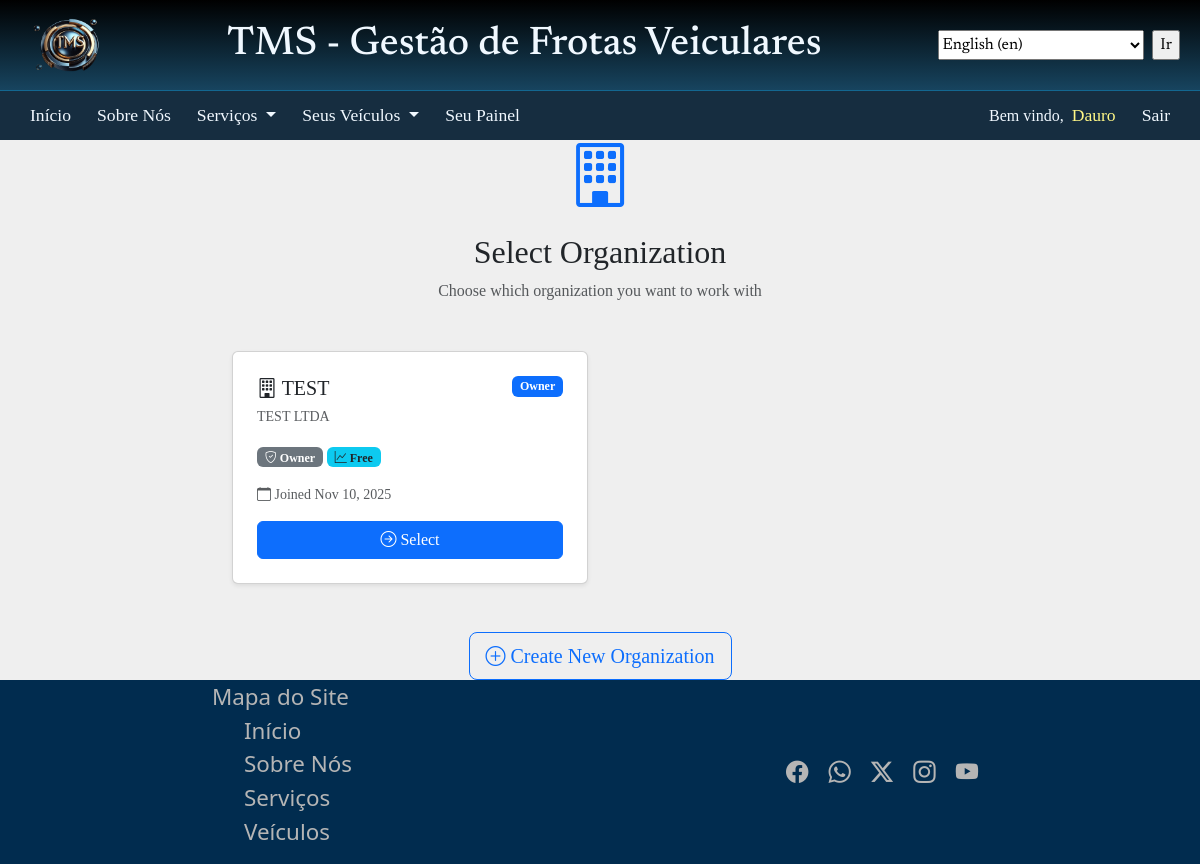
Page /tenants/ (signed in) on the earlier database version.
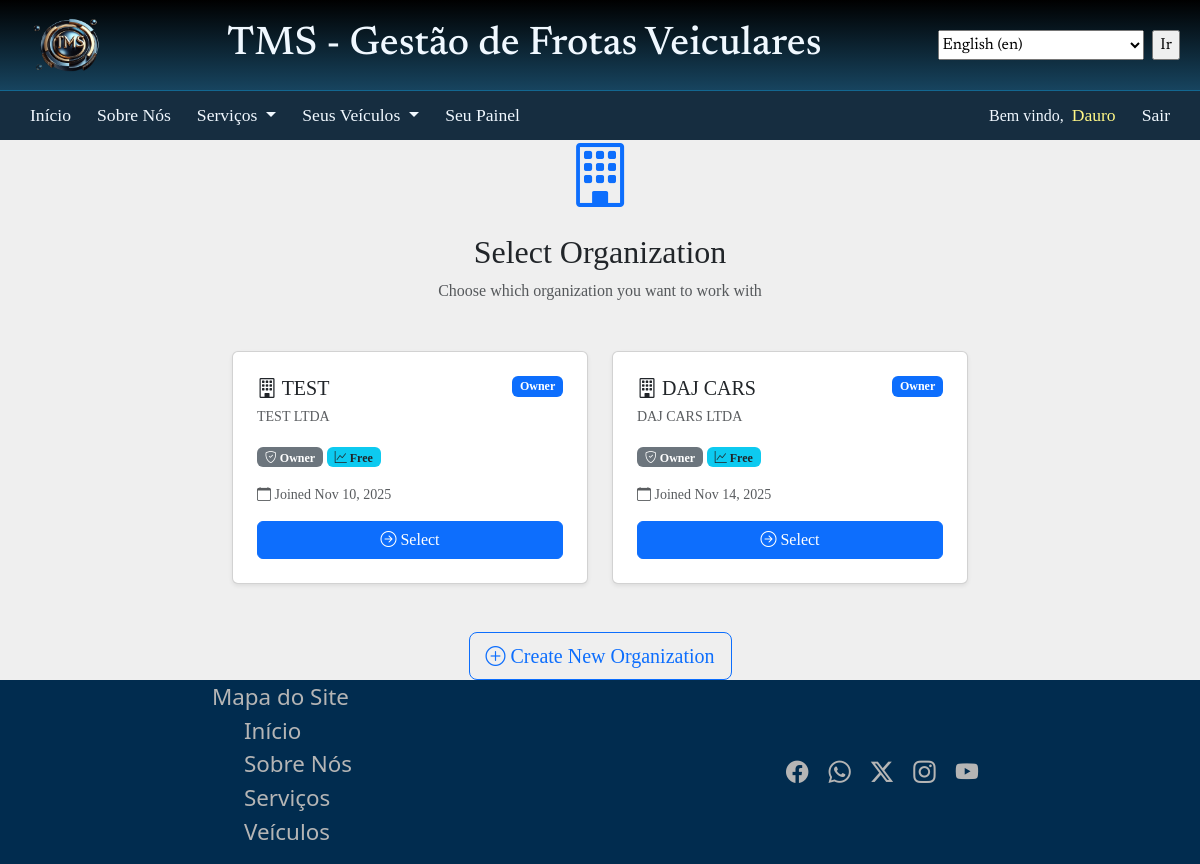
Same page on the later database version.
### accounts/models.py (models this page shows, shortened)
class CustomUser(AbstractUser):
    id = models.UUIDField(primary_key=True, default=uuid.uuid4, editable=False)
    current_tenant = models.ForeignKey(
        'tenants.Tenant',
        on_delete=models.SET_NULL,
        null=True,
        blank=True,
        related_name='current_users',
        help_text=_('Currently active tenant for this user')
    )
    phone = models.CharField(max_length=20, blank=True, null=True)
    document_number = models.CharField(
        max_length=30,
        blank=True,
        null=True,
        help_text=_('Unique identifier like SSN or Tax ID, CPF or CNPJ')
    )
    document_type = models.CharField(
        max_length=6,
        blank=True,
        null=True,
        choices=[
            ('SSN', 'SSN'),
            ('TAXID', 'Tax ID'),
            ('CPF', 'CPF'),
            ('CNPJ', 'CNPJ')
        ],
        default='CPF'
    )
    last_login_tenant = models.ForeignKey(
        'tenants.Tenant',
        on_delete=models.SET_NULL,
        blank=True,
        null=True,
        related_name='last_login_users',
    )
    created_at = models.DateTimeField(auto_now_add=True)
    updated_at = models.DateTimeField(auto_now=True)
    class Meta:
        db_table = 'users'
        indexes = [
            models.Index(fields=['email']),
            models.Index(fields=['document_number'])
        ]
    def get_tenants(self):
        return Tenant.objects.filter(
            members__user=self,
            members__is_active=True,
            is_active=True
        ).distinct()

### tenants/models.py (models this page shows, shortened)
class TenantUser(models.Model):
    ROLE_CHOICES = [
        ("owner", _("Owner")),
        ("admin", _("Administrator")),
        ("manager", _("Manager")),
        ("user", _("User")),
        ("viewer", _("Viewer")),
    ]
    id = models.UUIDField(primary_key=True, default=uuid.uuid4, editable=False)
    user = models.ForeignKey(
        settings.AUTH_USER_MODEL,
        on_delete=models.CASCADE,
        related_name="tenant_memberships",
    )
    tenant = models.ForeignKey(Tenant, on_delete=models.CASCADE, related_name="members")
    role = models.CharField(max_length=30, choices=ROLE_CHOICES, default="user")
    is_owner = models.BooleanField(default=False)
    permissions = models.JSONField(default=list, blank=True)
    joined_at = models.DateTimeField(auto_now_add=True)
    invited_by = models.ForeignKey(
        settings.AUTH_USER_MODEL,
        on_delete=models.CASCADE,
        blank=True,
        null=True,
        related_name="invitations_sent",
    )
    is_active = models.BooleanField(default=True)
    last_access = models.DateTimeField(blank=True, null=True)
    class Meta:
        db_table = "tenant_users"
        unique_together = ["user", "tenant"]
        indexes = [
            models.Index(fields=["tenant", "is_active"]),
            models.Index(fields=["user", "is_active"]),
        ]

class Tenant(models.Model):
    PLAN_CHOICES = [
        ("free", _("Free")),
        ("basic", _("Basic")),
        ("premium", _("Premium")),
        ("entreprise", _("Enterprise")),
    ]
    id = models.UUIDField(primary_key=True, default=uuid.uuid4, editable=False)
    slug = models.SlugField(
        max_length=50,
        unique=True,
        help_text=_("Unique identifier for the tenant, used ni URLs and subdomains"),
    )
    name = models.CharField(max_length=200, help_text=_("Display name"))
    legal_name = models.CharField(max_length=200, help_text=_("Legal company name"))
    document = models.CharField(
        max_length=30,
        unique=True,
        help_text=_("Unique identifier like SSN or Tax ID, CPF or CNPJ"),
    )
    email = models.EmailField(unique=True)
    phone = models.CharField(max_length=30)
    address = models.CharField(max_length=250, null=True, blank=True)
    is_active = models.BooleanField(default=True)
    plan = models.CharField(max_length=20, choices=PLAN_CHOICES, default="free")
    created_at = models.DateTimeField(auto_now_add=True)
    updated_at = models.DateTimeField(auto_now=True)
    settings = models.JSONField(default=None, null=True)
    subscription_expires_at = models.DateTimeField(blank=True, null=True)
    objects = TenantManager()
    class Meta:
        db_table = "tenants"
        indexes = [
            models.Index(fields=["slug"]),
            models.Index(fields=["is_active", "plan"]),
        ]

### tenants/views.py (the view, shortened to what this page needs)
# urls.py: path("", views.TenantSelectView.as_view(), name="select"),
class TenantSelectView(LoginRequiredMixin, ListView):
    template_name = 'tenants/select.html'
    context_object_name = 'memberships'
    def get_queryset(self):
        return self.request.user.tenant_memberships.filter(
            is_active=True
        ).select_related('tenant')

### tenants/context_processors.py (called while the page is built)
def tenant_context(request):
    context = {
        "current_tenant": None,
        "user_tenants": [],
        "is_tenant_owner": False,
        "tenant_role": None,
    }
    if hasattr(request, "tenant") and request.tenant:
        context["current_tenant"] = request.tenant
        if request.user.is_authenticated:
            context["user_tenants"] = request.user.get_tenants()
            try:
                membership = TenantUser.objects.get(
                    user=request.user, tenant=request.tenant, is_active=True
                )
                context["is_tenant_owner"] = membership.is_owner
                context["tenant_role"] = membership.role
            except TenantUser.DoesNotExist:
                pass
    return context

### templates/tenants/select.html (shortened to what this page needs)
{% extends 'base.html' %}
{% load static i18n l10n %}
{% block content %}
<div class="container">
  <div class="row justify-content-center">
    <div class="col-lg-8">
      <div class="text-center mb-5">
        <i class="bi bi-building display-3 text-primary"></i>
        <h2 class="mt-3">{% translate 'Select Organization' %}</h2>
        <p class="text-muted">{% translate 'Choose which organization you want to work with' %}</p>
      </div>
      {% if memberships %}
      <div class="row g-4">
        {% for membership in memberships %}
        <div class="col-md-6">
          <div class="card h-100 shadow-sm card-hover">
            <div class="card-body p-4">
              <div class="d-flex justify-content-between align-items-start mb-3">
                <div>
                  <h5 class="card-title mb-1">
                    <i class="bi bi-building"></i>
                    {{ membership.tenant.name }}
                  </h5>
                  <small class="text-muted">
                    {{ membership.tenant.legal_name }}
                  </small>
                </div>
                {% if membership.is_owner %}
                <span class="badge bg-primary">{% translate 'Owner' %}</span>
                {% endif %}
              </div>
              <div class="mb-3">
                <span class="badge bg-secondary">
                  <i class="bi bi-shield-check"></i>
                  {{ membership.get_role_display }}
                </span>
                <span class="badge bg-info text-dark">
                  <i class="bi bi-graph-up"></i>
                  {{ membership.tenant.get_plan_display }}
                </span>
              </div>
              <div class="text-muted small mb-3">
                <i class="bi bi-calendar"></i>
                Joined {{ membership.joined_at|date:"M d, Y" }}
              </div>
              <form method="post" class="d-grid">
                <button type="submit" class="btn btn-primary">
                  <i class="bi bi-arrow-right-circle"></i> {% translate 'Select' %}
                </button>
              </form>
            </div>
          </div>
        </div>
        {% endfor %}
      </div>
      <div class="text-center mt-5">
        <a href="{% url 'tenants:create' %}" class="btn btn-outline-primary btn-lg">
          <i class="bi bi-plus-circle"></i> {% translate 'Create New Organization' %}
        </a>
      </div>
      {% endif %}
    </div>
  </div>
</div>
{% endblock %}

### templates/base.html (shortened to what this page needs)
{% load static i18n l10n %}
<!DOCTYPE html>
<html lang="en">
<head>
  <link rel="stylesheet" href="{% static 'css/base.css' %}">
  <link href="https://cdn.jsdelivr.net/npm/bootstrap@5.3.3/dist/css/bootstrap.min.css" rel="stylesheet"
>
  <link rel="stylesheet" href="https://cdn.jsdelivr.net/npm/bootstrap-icons@1.11.3/font/bootstrap-icons.min.css">
</head>
<body>
  {% include 'components/_header.html' %}
  {% include 'components/_navbar.html' %}
  <main>
    {% block content %}
    {% endblock content %}
  </main>
  {% include 'components/_footer.html' %}
</body>
</html>

### templates/components/_header.html (shortened to what this page needs)
{% load static i18n l10n %}
<link rel="stylesheet" href="{% static 'css/header.css' %}">
<header>
  <div class="header-top">
    <img class="m-2 logo" src="{% static 'images/logos/3d_logo_transparent.png' %}" alt="">
    <h1 class="header-title">{% translate 'TMS - Gestão de Frotas Veiculares' %}</h1>
    <div class="languages">
      <form action="{% url 'set_language' %}" method="post">
        <select name="language">
          {% get_current_language as LANGUAGE_CODE %}
          {% get_available_languages as LANGUAGES %}
          {% get_language_info_list for LANGUAGES as languages %}
          {% for language in languages %}
          <option value="{{ language.code }}" {% if language.code == LANGUAGE_CODE %} selected {% endif %}>
            {{ language.name_local|capfirst }} ({{ language.code }})
          </option>
          {% endfor %}
        </select>
        <input type="submit" value="{% translate 'Ir' %}">
      </form>
    </div>
  </div>
</header>
          {% get_current_language as LANGUAGE_CODE %}
          {% get_available_languages as LANGUAGES %}
          {% get_language_info_list for LANGUAGES as languages %}

### templates/components/_navbar.html (shortened to what this page needs)
{% load static i18n l10n %}
<link rel="stylesheet" href="{% static 'css/navbar.css' %}">
<nav class="navbar navbar-expand-lg navbar-light sticky-top navbar-top">
  <div class="container-fluid flex-row">
    <ul class="navbar-nav me-auto mb-2 mb-lg-0 nav-menu">
      <li class="nav-item">
        <a class="nav-link" href="{% url 'home' %}">{% translate 'Início' %}</a>
      </li>
      <li class="nav-item">
        <a class="nav-link" href="#">{% translate 'Sobre Nós' %}</a>
      </li>
      <li class="nav-item dropdown">
        <a class="nav-link dropdown-toggle" href="#" role="button" data-bs-toggle="dropdown" aria-expanded="false">
          {% translate 'Serviços' %}
        </a>
      </li>
      {% if user.is_authenticated %}
      <li class="nav-item dropdown">
        <a class="nav-link dropdown-toggle" href="#" role="button" data-bs-toggle="dropdown" aria-expanded="false">
          {% translate 'Seus Veículos' %}
        </a>
      </li>
      <li class="nav-item"><a class="nav-link" href="#">{% translate 'Seu Painel' %}</a></li>
      {% endif %}
    </ul>
    <ul class="navbar-nav ms-auto mb-2 mb-lg-0 nav-signup">
      {% if user.is_authenticated %}
      <li class="nav-item welcome">
        {% translate 'Bem vindo' %}, <a class="nav-link" href="#">{{ user.first_name|default:user.username }}</a>
      </li>
      <li class="nav-item">
        <a class="nav-link" href="#">{% translate 'Sair' %}</a>
      </li>
      {% endif %}
    </ul>
  </div>
</nav>

### templates/components/_footer.html
{% load static i18n l10n %}
<link rel="stylesheet" href="{% static 'css/footer.css' %}">
<footer>
  <div class="footer-top">
    <div class="site-map">{% translate 'Mapa do Site' %}
      <ul>
        <li>{% translate 'Início' %}</li>
        <li>{% translate 'Sobre Nós' %}</li>
        <li>{% translate 'Serviços' %}</li>
        <li>{% translate 'Veículos' %}</li>
      </ul>
    </div>
    <div class="social-media">
      <ul>
        <li style='--i:6;--clr:#1877f2'>
          <a href="#"><i class="bi bi-facebook"></i></a>
        </li>
        <li style='--i:5;--clr:#25d366'>
          <a href="#"><i class="bi bi-whatsapp"></i></a>
        </li>
        <li style='--i:4;--clr:#000000'>
          <a href="#"><i class="bi bi-twitter-x"></i></a>
        </li>
        <li style='--i:3;--clr:#c32aa3'>
          <a href="#"><i class="bi bi-instagram"></i></a>
        </li>
        <li style='--i:2;--clr:#ff0000'>
          <a href="#"><i class="bi bi-youtube"></i></a>
        </li>
      </ul>
    </div>
  </div>
</footer>

### static/css/base.css (style rules this page uses)
html { box-sizing: border-box; padding: 0; margin: 0; }
body { display: flex; flex-direction: column; min-height: 100vh; }
main { display: flex; flex-grow: 1; flex-direction: column; justify-content: center; align-items: center; background: #efefef; font-family: Cambria, Cochin, Georgia, Times, 'Times New Roman', serif; width: 100%; margin: 0; padding: 0; }

### static/css/header.css (style rules this page uses)
header { display: flex; justify-content: center; align-items: center; height: 90px; background: linear-gradient(to bottom, #000000, #17445f); color: aliceblue; padding: 0 20px; }
.header-top { font-family: "Newsreader"; display: flex; flex-direction: row; justify-content: space-between; align-items: center; width: 100%; }
.logo { margin-right: 20px; height: 80px; width: 80px; }
.header-title { flex-grow: 1; text-align: center; }
h1.header-title { padding: 0; margin: 0; }
div.languages { display: flex; align-items: center; }
.languages form select, .languages form input[type="submit"] { height: 30px; margin-left: 5px; align-items: center; }
.languages input[type="submit"] { cursor: pointer; }

### static/css/navbar.css (style rules this page uses)
.navbar-top { background: color-mix(in srgb, black 50%, #13436c 50%); color: aliceblue; font-family: 'Baskervville'; height: 50px; border-top: 1px solid #075f8c; position: sticky; opacity: 95%; top: 0; }
.navbar-top a { color: aliceblue; font-size: 1.1rem; }
.nav-menu li { margin: 0 0 0 10px; }
.nav-signup { padding: 0; margin: 0; display: flex; flex-direction: row; align-items: center; }
.welcome { display: flex; flex-direction: row; align-items: center; }
.welcome a { color: #fff780; }
.nav-signup li { padding: 0; margin: 0 10px 0 0; }

### static/css/footer.css (style rules this page uses)
footer { background-color: rgb(1, 44, 79); color: rgb(181, 181, 181); bottom: 0; left: 0; position: relative; width: 100%; padding: 0; margin: 0; display: flex; flex-direction: row; font-size: 1.4rem; }
.footer-top { display: flex; flex-direction: row; justify-content: space-around; width: 100%; }
.site-map ul, .social-media ul { list-style: none; text-decoration: none; }
.site-map { align-items: center; }
.social-media { display: flex; justify-content: center; align-items: center; }
.social-media ul { display: flex; justify-content: center; padding: 0; margin: 0; }
.social-media ul a { text-decoration: none; }
.social-media i { color: rgb(181, 181, 181); display: flex; padding: 10px; }

Differences in the rows shown:
added TenantUser: tenant.name "DAJ CARS", tenant.legal_name "DAJ CARS LTDA", role "Owner", tenant.plan "Free", joined_at "Nov 14, 2025"
